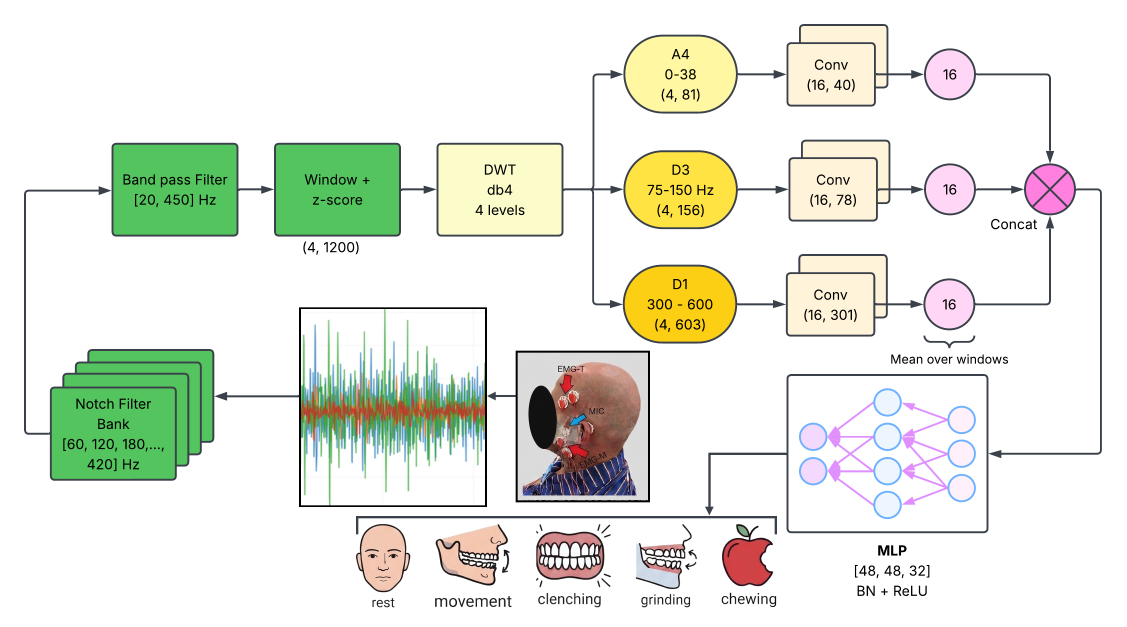
#> input picture Paper/Picture2.png, 3379 x 1881 px, given in place of Picture1.png, which was not available (shown at 1/3 size)
$ python make_visual_summary.py
#> lines starting #> are read from the running program, lines starting #| are printed output that depends on the picture; pictures that were not available may be replaced by others from this repository, and a replacement may not be noted
"""Visual Summary slide for the OJEMB submission (page 1 of main_v9.pdf), 4:3 so that it stays
legible when scaled to the letter page. Every number is quoted from main_v9 or recomputed from
the same prediction ledger as Fig. 3 (seed-0 recall matrix). Art is taken from the paper's own
figures: Paper/Picture1.png (acquisition chain, outcome icons) and Fig. 2(b) (corrected chain
over the measured spectrum); the model stack mirrors Fig. 1(b) in the diagram's colours."""
import numpy as np
import matplotlib
matplotlib.use("Agg")
import matplotlib.pyplot as plt
from matplotlib import font_manager
from matplotlib.lines import Line2D
from matplotlib.patches import FancyBboxPatch, FancyArrowPatch
from PIL import Image, ImageDraw
import textwrap

P = "/home/kye/Desktop/Depo/Code/Bruxism/Paper/"
FIG = P + "K_Farhadi_Paper_Bruxism/Figures/"
OUT = FIG + "v9/visual_summary"

# ----------------------------------------------------------------- style
import glob
for _f in glob.glob("/usr/share/fonts/opentype/inter/Inter-*.otf"):
    if not _f.endswith("Italic.otf"):
        font_manager.fontManager.addfont(_f)
FAMILY = "Inter" if any(f.name == "Inter" for f in font_manager.fontManager.ttflist) else "DejaVu Sans"
INK, INK2, MUTED = "#161a1f", "#4a5361", "#8a93a0"
EDGE, PANEL, SURF = "#d8dce2", "#f5f6f8", "#ffffff"
BLUE, ORANGE = "#2d6fcf", "#e06a2b"
plt.rcParams.update({"font.family": FAMILY, "text.color": INK, "axes.edgecolor": EDGE,
                     "axes.labelcolor": INK2, "xtick.color": INK2, "ytick.color": INK2})
W, H = 10.0, 7.5
fig = plt.figure(figsize=(W, H), facecolor=SURF)
fx, fy = (lambda x: x / W), (lambda y: y / H)
def ax_in(x, y, w, h, **kw):
    ax = fig.add_axes([fx(x), fy(y), fx(w), fy(h)], **kw); ax.set_zorder(2); return ax
def text(x, y, s, size, color=INK, weight="normal", ha="left", va="baseline", ls=1.25, **kw):
    return fig.text(fx(x), fy(y), s, fontsize=size, color=color, fontweight=weight, ha=ha, va=va, linespacing=ls, **kw)
def panel(x, y, w, h, fc=PANEL, ec=EDGE, r=0.08, lw=0.8):
    fig.add_artist(FancyBboxPatch((fx(x), fy(y)), fx(w), fy(h), transform=fig.transFigure,
                                  boxstyle=f"round,pad=0,rounding_size={fx(r)}", fc=fc, ec=ec, lw=lw, mutation_aspect=W / H, zorder=0))
def arrow(x0, x1, y):
    fig.add_artist(FancyArrowPatch((fx(x0), fy(y)), (fx(x1), fy(y)), transform=fig.transFigure,
                                   arrowstyle="-|>", mutation_scale=9, color=MUTED, lw=1.1, shrinkA=0, shrinkB=0))
def image(x, y, w, h, im, frame=False):
    ax = ax_in(x, y, w, h); ax.imshow(im, interpolation="lanczos"); ax.axis("off")
    if frame:
        for s in ax.spines.values(): s.set_visible(True); s.set_edgecolor(EDGE); s.set_linewidth(0.6)
        ax.axis("on"); ax.set_xticks([]); ax.set_yticks([])
    return ax
def fit(x, y, w, h, im):
    """Place im inside the (x, y, w, h) box, preserving aspect, centred."""
    iw, ih = im.size; s = min(w / iw, h / ih); ww, hh = iw * s, ih * s
    return x + (w - ww) / 2, y + (h - hh) / 2, ww, hh

# ----------------------------------------------------------------- art from the paper's figures
pic1 = Image.open(P + "Picture1.png").convert("RGB")
acq = pic1.crop((30, 90, 1729, 1965))                       # head, leads, amplifier, ADC, DSP (nothing cut)
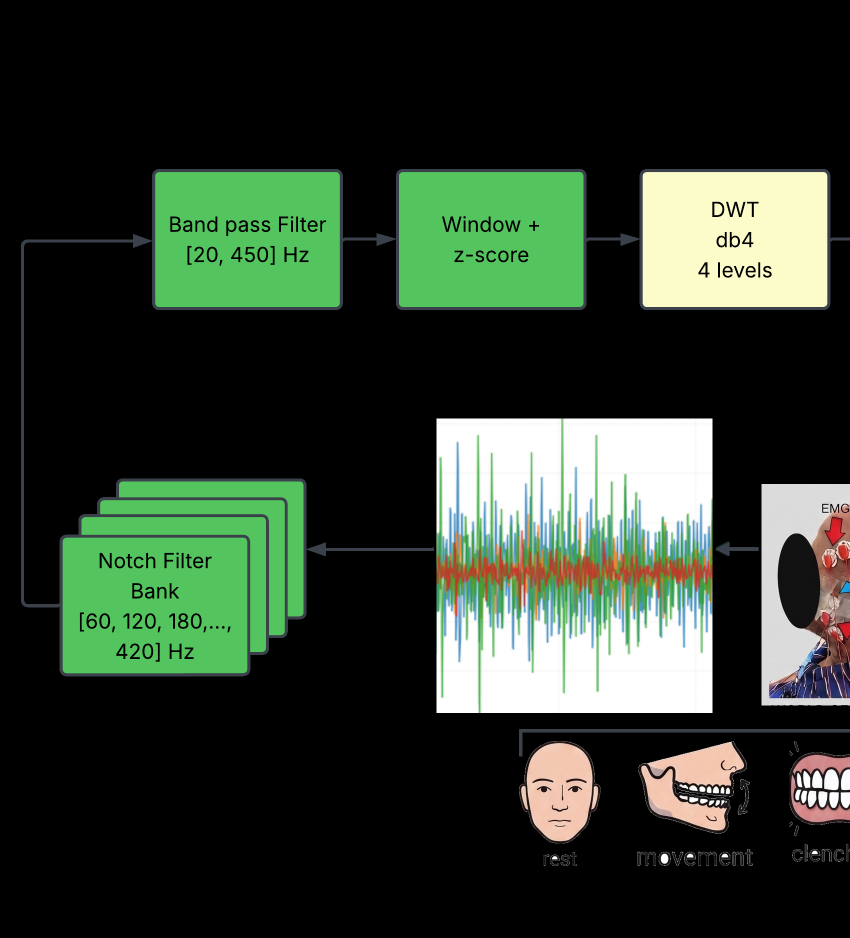
#> acq: PIL image 1699x1875 RGB (shown at 1/2 size); mean R, G, B 46.6, 59, 45.2
strip = pic1.crop((1880, 1470, 3790, 1912))                  # the five outcome icons with their labels
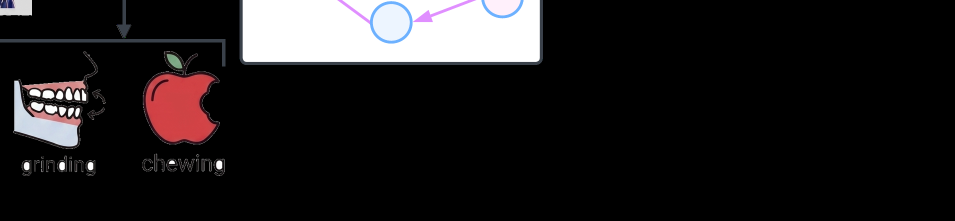
#> strip: PIL image 1910x442 RGB (shown at 1/2 size); mean R, G, B 30.4, 27.8, 28.6
tiles = [strip.crop((a, 0, b, strip.height)) for a, b in ((77, 324), (420, 712), (755, 1108), (1160, 1438), (1551, 1780))]
#> tiles = 5 items
gap = 70
rows = [tiles[:3], tiles[3:]]
gw = max(sum(t.width for t in r) + gap * (len(r) - 1) for r in rows)
#> gw = 1032
grid = Image.new("RGB", (gw, strip.height * 2 + 60), "white")
#> grid: PIL image 1032x944 RGB; every value is 255
for ri, r in enumerate(rows):
    rw = sum(t.width for t in r) + gap * (len(r) - 1); x = (gw - rw) // 2
    for t in r:
        grid.paste(t, (x, ri * (strip.height + 60))); x += t.width + gap
#> this loop made 2 passes
#> (ri, rw) on passes 1 to 2: (0, 1032), (1, 577)
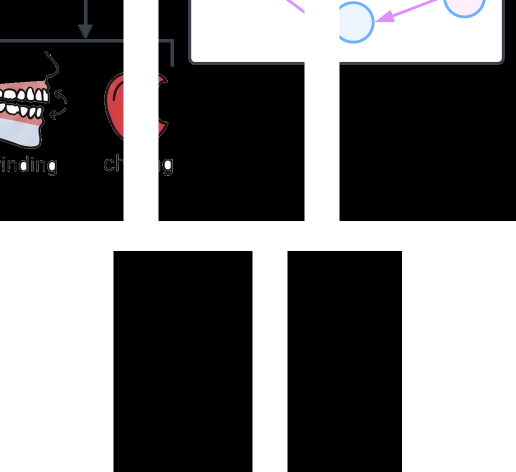
#> grid: PIL image 1032x944 RGB (shown at 1/2 size); mean R, G, B 114, 113.5, 114
#> t: PIL image 229x442 RGB; every value is 0
spec = Image.open(FIG + "filter_defect_and_correction.png").convert("RGB").crop((1301, 100, 2245, 1012))
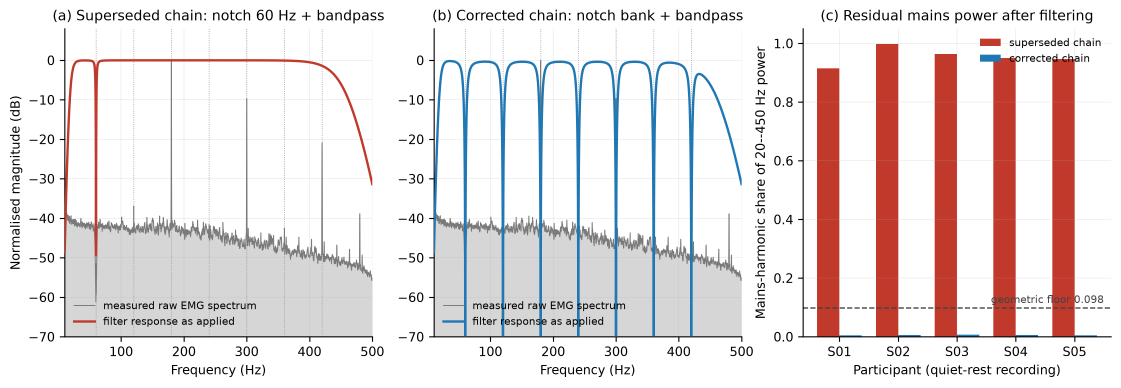
#> input picture Paper/K_Farhadi_Paper_Bruxism/Figures/filter_defect_and_correction.png, 3362 x 1162 px, found by its file name (shown at 1/3 size)
# The panel's own legend sits bottom-left over a region that holds only the uniform fill and vertical
# lines; replace it by tiling the rows just above it, so the fill and the notch lines run through.
_a = np.asarray(spec).copy(); _y0, _y1, _x0, _x1 = 770, 906, 0, 620
_block = _a[_y0 - 120:_y0, _x0:_x1]
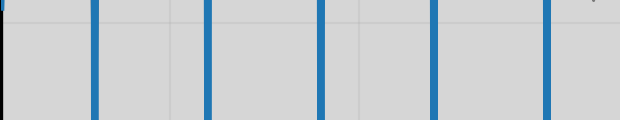
#> _block: shape (120, 620, 3); mean R, G, B 200.9, 206.6, 210.5
for _yy in range(_y0, _y1):
    _a[_yy, _x0:_x1] = _block[(_yy - _y0) % _block.shape[0]]
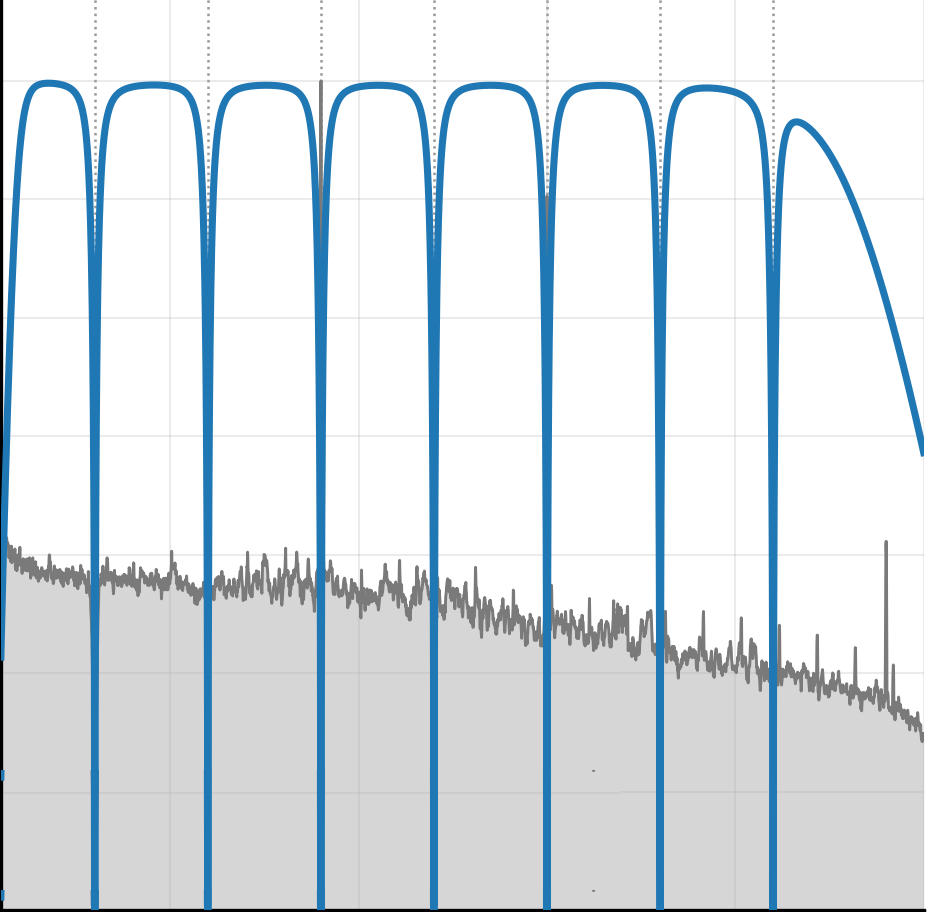
#> _a: shape (912, 944, 3); mean R, G, B 220.6, 227.6, 232.4
spec = Image.fromarray(_a)

# ----------------------------------------------------------------- header
text(0.4, 7.0, "Signal Quality, Representation, and Pre-Modelling Choices", 18.5, weight="bold")
text(0.4, 6.66, "A measured performance budget for surface-EMG jaw-activity classification on unseen participants", 11.5, INK2)
text(0.4, 6.40, "5 adults with diagnosed bruxism  ·  100 one-minute recordings  ·  6,173 one-second windows  ·  "
     "quiet rest and 4 instructed jaw activities  ·  nested leave-one-subject-out validation", 8.0, MUTED)
fig.add_artist(Line2D([fx(0.4), fx(9.6)], [fy(6.24), fy(6.24)], transform=fig.transFigure, color=EDGE, lw=0.8))

# ----------------------------------------------------------------- row A: the pipeline
panel(0.4, 3.3, 9.2, 2.82)
text(0.55, 5.9, "THE PIPELINE, FROM SKIN TO DECISION", 8.2, MUTED, weight="bold")
band_y, band_h = 4.02, 1.78
cap_lead, cap_body = 3.93, 3.79
def caption(cx, lead, body, width_chars):
    text(cx, cap_lead, lead, 8.8, weight="bold", ha="center")
    text(cx, cap_body, body, 6.9, INK2, ha="center", va="top", ls=1.3)

# E1 acquisition
x, y, w, h = fit(0.55, band_y, 1.9, band_h, acq); image(x, y, w, h, acq)
#> after `x, y, w, h = fit(0.55, band_y, 1.9, band_h, acq)`: x = 0.694; y = 4.02; w = 1.61; h = 1.78
caption(1.5, "Record", "4 bipolar sEMG channels over\ntemporalis and masseter, 1200 Hz,\narchived exactly as acquired", 34)
arrow(2.52, 2.74, band_y + band_h / 2)
# E2 audit and filter
x, y, w, h = fit(2.8, band_y + 0.08, 1.62, band_h - 0.16, spec); image(x, y, w, h, spec, frame=True)
#> after `x, y, w, h = fit(2.8, band_y + 0.08, 1.62, band_h - 0.16, spec)`: x = 2.8; y = 4.13; w = 1.62; h = 1.57
caption(3.61, "Audit and filter", "Filter response (blue) over the\nmeasured raw spectrum (gray): 60 Hz\nwas already gone, 7 harmonics were not", 33)
arrow(4.5, 4.72, band_y + band_h / 2)
# E3 represent and classify: the model stack in Fig. 1(b)'s colours
stack = [("1.0-s windows, 0.5-s stride, z-scored with\ntraining-participant statistics", "#dff1e0", "#4caf50"),
         ("db4 wavelet, 4 levels  →  A4 (<38 Hz),\nD3 (75–150 Hz), D1 (300–450 Hz)", "#fff3c4", "#e0b400"),
         ("Two 3-tap conv blocks per band, averaged\nover time  →  3 × 16 features", "#fbe9d4", "#d9a066"),
         ("MLP 48 → 48 → 32  →  five logits\n5,901 trainable parameters", "#f9d9ec", "#d65db1")]
sx, sw, sh, sg = 4.8, 2.4, 0.375, 0.09
sy = band_y + band_h - sh
for i, (label, fc, ec) in enumerate(stack):
    yy = sy - i * (sh + sg)
    panel(sx, yy, sw, sh, fc=fc, ec=ec, r=0.05, lw=0.9)
    text(sx + sw / 2, yy + sh / 2, label, 6.7, ha="center", va="center", ls=1.25)
    if i < len(stack) - 1:
        fig.add_artist(FancyArrowPatch((fx(sx + sw / 2), fy(yy)), (fx(sx + sw / 2), fy(yy - sg + 0.005)), transform=fig.transFigure,
                                       arrowstyle="-|>", mutation_scale=6, color=MUTED, lw=0.8, shrinkA=0, shrinkB=0))
caption(6.0, "Represent and classify", "One small convolutional branch per\nwavelet band, then a shared MLP;\nnested LOSO, three seeds", 50)
arrow(7.3, 7.52, band_y + band_h / 2)
# E4 decide
x, y, w, h = fit(7.6, band_y + 0.05, 1.85, band_h - 0.1, grid); image(x, y, w, h, grid)
#> after `x, y, w, h = fit(7.6, band_y + 0.05, 1.85, band_h - 0.1, grid)`: x = 7.61; y = 4.07; w = 1.84; h = 1.68
caption(8.52, "Decide", "Quiet rest or one of four instructed\njaw activities, every 0.5 s", 38)

# ----------------------------------------------------------------- row B left: the budget
panel(0.4, 0.95, 5.35, 2.2)
text(0.55, 2.95, "WHAT EACH CHOICE WAS WORTH", 8.2, MUTED, weight="bold")
text(0.55, 2.79, "Change in participant-level macro-F1 (points); each stage varied on identical windows, folds and labels",
     6.6, INK2)
rows = [("Signal quality", "60-Hz notch → harmonic notch bank", 29.3),
        ("Normalisation scope †", "strict → per-participant", 9.1),
        ("Learned representation", "band energies → wavelet CNN", 8.1),
        ("Temporal context †", "1.0 s → 5.5 s within a trial", 7.4),
        ("Rhythm representation", "compact → extended wavelet CNN", 2.8),
        ("Capacity on the raw signal", "3.2× parameters, no wavelets", -3.3)]
axB = ax_in(2.75, 1.22, 2.8, 1.48)
ypos = np.arange(len(rows))[::-1]; vals = [r[2] for r in rows]
#> after `vals = [r[2] for r in rows]`: vals = [29.3, 9.1, 8.1, 7.4, 2.8, -3.3]
axB.barh(ypos, vals, height=0.6, color=[BLUE if v > 0 else ORANGE for v in vals], zorder=3)
axB.axvline(0, color=INK2, lw=0.8, zorder=4)
for yv, v in zip(ypos, vals):
    axB.text(v + (0.6 if v > 0 else -0.6), yv, f"{v:+.1f}", va="center", ha="left" if v > 0 else "right",
             fontsize=7.6, fontweight="bold", color=INK)
#> this loop made 6 passes
#> (yv, v) on passes 1 to 6: (5, 29.3), (4, 9.1), (3, 8.1), (2, 7.4), (1, 2.8), (0, -3.3)
axB.set_xlim(-7.5, 35); axB.set_ylim(-0.5, len(rows) - 0.5); axB.set_xticks([]); axB.set_yticks([])
for s in axB.spines.values(): s.set_visible(False)
#> this loop made 4 passes
row_h = 1.48 / len(rows)
for i, (name, change, _) in enumerate(rows):
    yc = 1.22 + 1.48 - (i + 0.5) * row_h
    text(0.55, yc + 0.035, name, 7.2, weight="bold", va="center")
    text(0.55, yc - 0.085, change, 6.2, INK2, va="center")
text(0.55, 1.08, "† Legitimate but used by no reported number: presumes a per-user fitting session, or aggregates within a "
     "single-condition trial.\nRows are not additive; three are screening measurements, reliable in direction and optimistic in level.",
     5.6, MUTED, va="center", ls=1.3)

# ----------------------------------------------------------------- row B right: held-out result
panel(5.9, 0.95, 3.7, 2.2)
text(6.05, 2.95, "ON PARTICIPANTS THE MODEL NEVER SAW", 8.2, MUTED, weight="bold")
for cx, num, lab in ((6.62, "81.7%", "accuracy"), (7.75, "72.0%", "macro-F1"), (8.88, "0.958", "macro AUC")):
    text(cx, 2.56, num, 16.5, BLUE, weight="bold", ha="center")
    text(cx, 2.41, lab, 6.8, INK2, ha="center")
text(7.75, 2.27, "means over five held-out participants and three seeds; 5,901 parameters", 6.0, MUTED, ha="center")
recall = np.array([[0.905, 0.017, 0.003, 0.073, 0.002],
                   [0.096, 0.727, 0.144, 0.000, 0.033],
                   [0.013, 0.099, 0.678, 0.199, 0.011],
                   [0.074, 0.007, 0.161, 0.722, 0.037],
                   [0.002, 0.102, 0.007, 0.012, 0.877]])     # seed-0 models, pooled over the five folds (Fig. 3b)
labels = ["Rest", "Movement", "Clenching", "Grinding", "Chewing"]
axM = ax_in(6.55, 1.33, 0.92, 0.9)
axM.imshow(recall, cmap="Blues", vmin=0, vmax=1, interpolation="nearest")
for i in range(5):
    for j in range(5):
        axM.text(j, i, f"{recall[i, j]:.2f}", ha="center", va="center", fontsize=4.5,
                 color="white" if recall[i, j] > 0.55 else INK)
axM.set_xticks(range(5)); axM.set_yticks(range(5))
axM.set_xticklabels(labels, rotation=40, ha="right", fontsize=5.4); axM.set_yticklabels(labels, fontsize=5.4)
axM.tick_params(length=0, pad=1.5)
axM.set_xlabel("predicted", fontsize=5.6, labelpad=1); axM.set_ylabel("true", fontsize=5.6, labelpad=1)
for s in axM.spines.values(): s.set_edgecolor(EDGE)
text(7.7, 2.13, "Recall per class, one model per fold.", 6.8, weight="bold", va="top")
text(7.7, 1.97, "Quiet rest is recognised in 91% of its\nwindows. Clenching and grinding are the\nhard pair: 20% and 16% cross over.\n"
     "Movement, the smallest class, absorbs\nchewing windows, so its F1 (46%) is a\nprecision problem, not a recall one.", 6.2, INK2, va="top", ls=1.3)

# ----------------------------------------------------------------- footer: three takeaways
tiles_txt = [("Signal quality set the ceiling",
              "The best model on the uncorrected signal (43.5% macro-F1) scored below the weakest baseline on the "
              "corrected one (61.3%). Correcting the filter chain was worth 29.3 points."),
             ("Representation mattered more than size",
              "Both wavelet models placed above both raw-signal models; 3.2× the parameters on the raw signal lost 3.3 "
              "points. Temporal context and normalisation scope were worth as much as the architecture or more."),
             ("What transfers is the procedure",
              "Audit the signal against what the analysis assumes, publish the interference statistic beside the "
              "accuracy, and price the choices made before modelling against the model.")]
tw, tg = 3.0, 0.1
for i, (lead, body) in enumerate(tiles_txt):
    x0 = 0.4 + i * (tw + tg)
    panel(x0, 0.12, tw, 0.72, fc=SURF)
    text(x0 + 0.12, 0.69, lead, 8.0, weight="bold")
    text(x0 + 0.12, 0.60, textwrap.fill(body, 66), 6.0, INK2, va="top", ls=1.3)

for ext in ("pdf", "png"):
    fig.savefig(f"{OUT}.{ext}", dpi=300, facecolor=SURF)
#> this loop made 2 passes
#> pass 1, `fig.savefig(f"{OUT}.{ext}", dpi=300, facecolor=SURF)`:
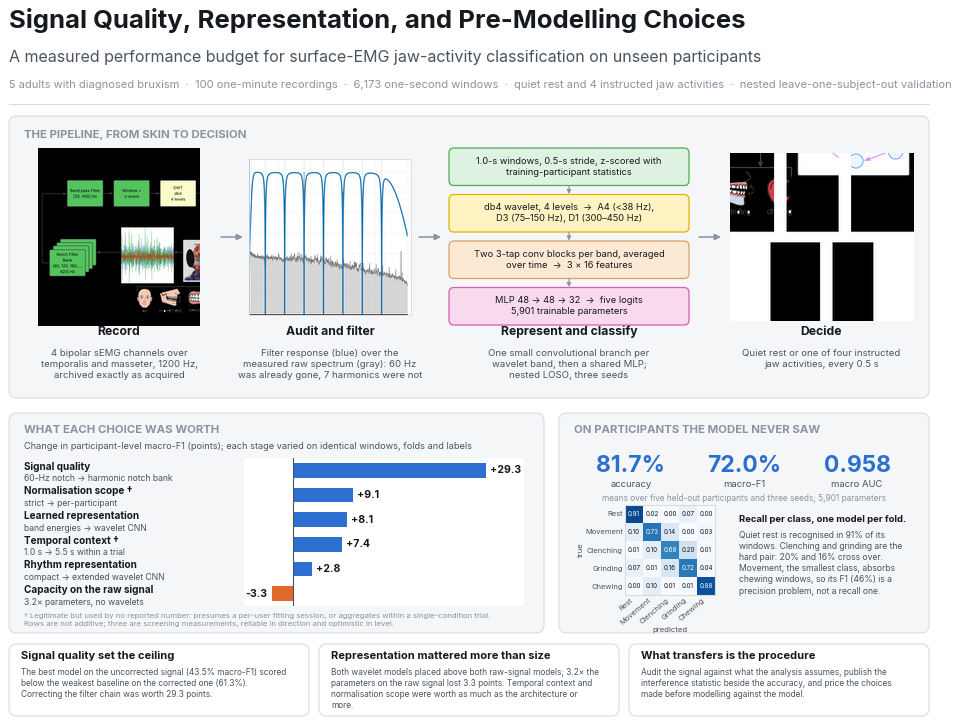
#> figure drawn by matplotlib, 5 panels
print("saved", OUT, "font:", FAMILY)
